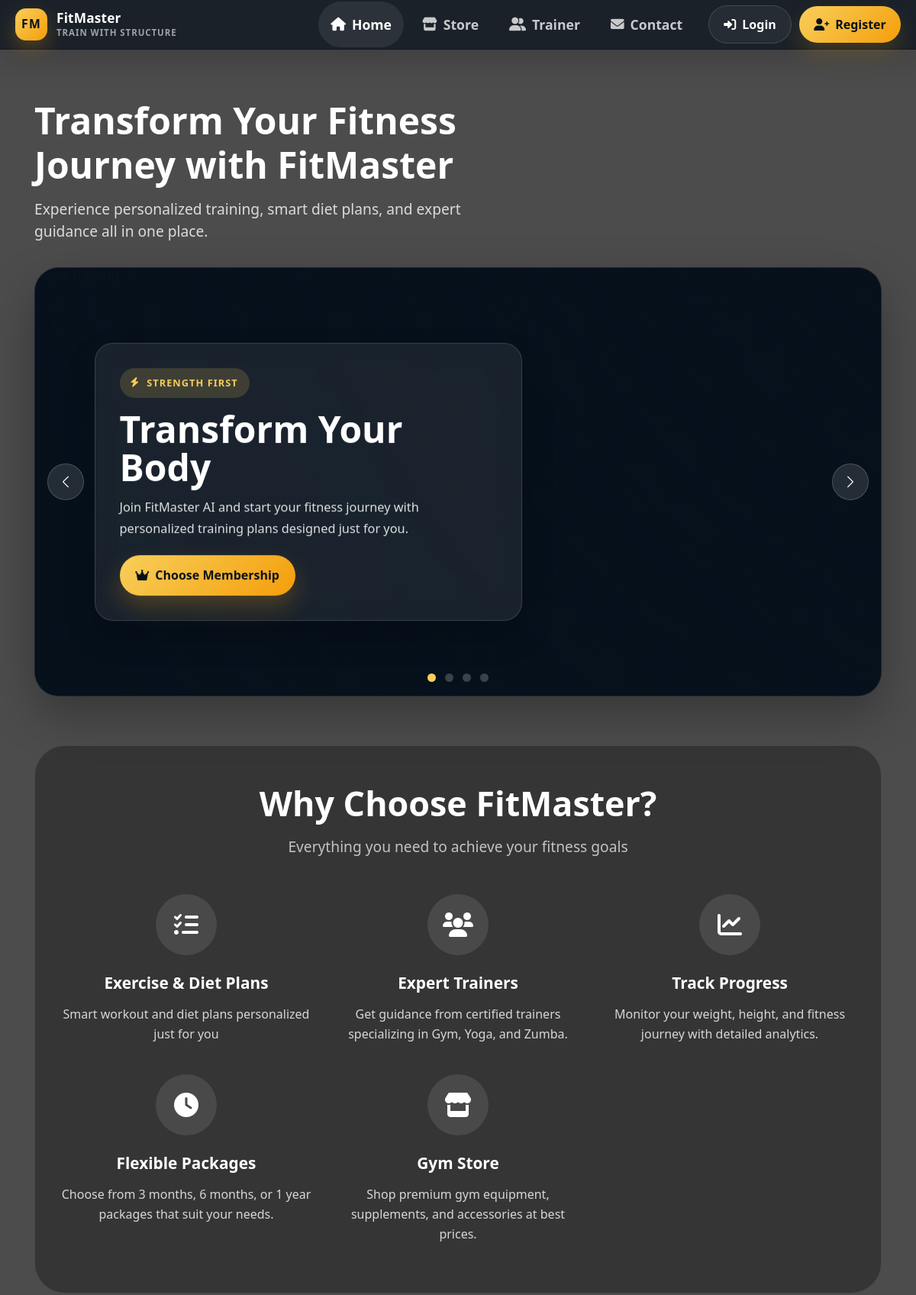
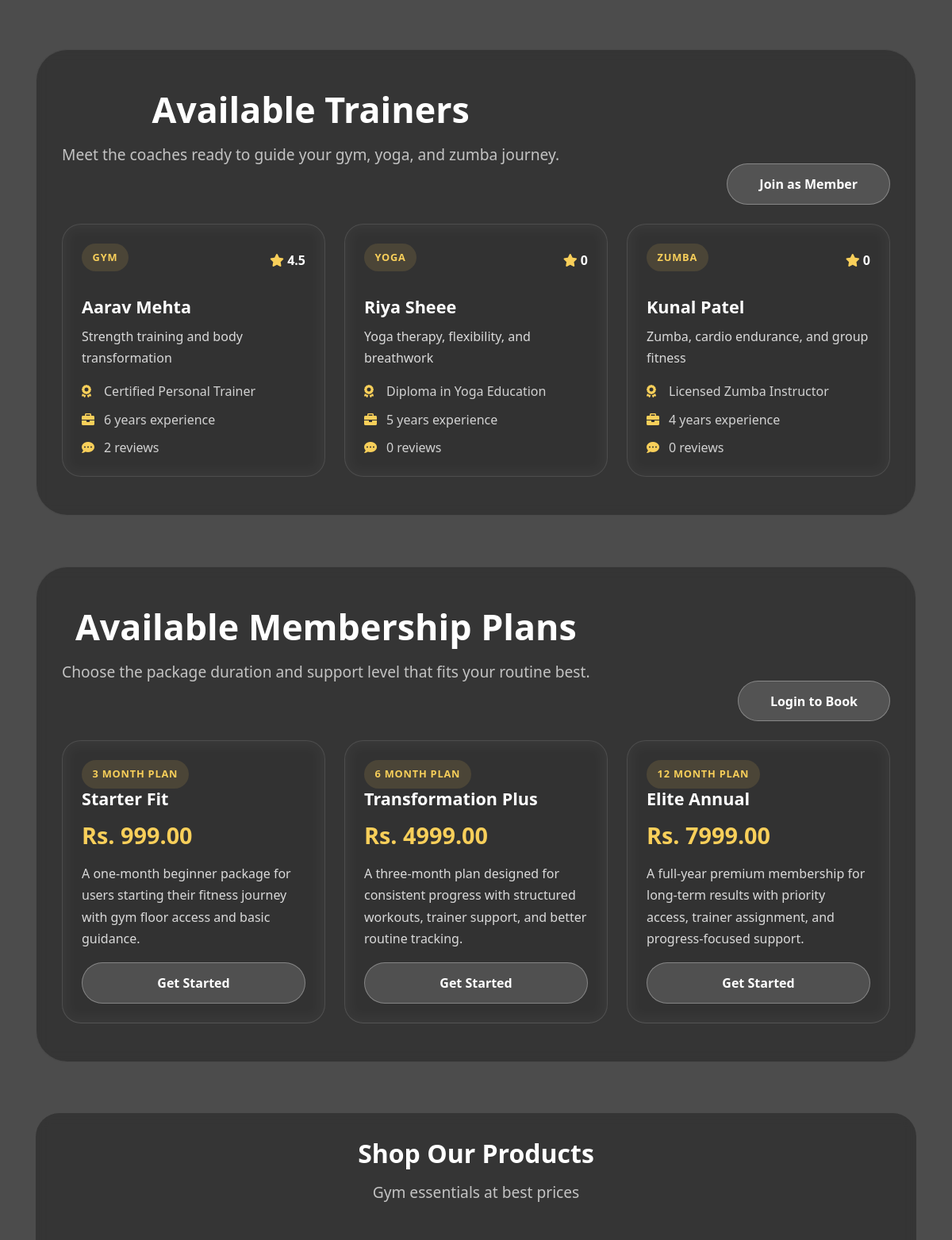
The page / (upper part) on the database its author committed (2 pictures, top to bottom).
### Fit/models.py (models this page shows)
class Trainer(models.Model):
    CATEGORY_CHOICES = ( ('gym','Gym'), ('yoga','Yoga'), ('zumba','Zumba'))
    users=models.ForeignKey(User,on_delete=models.CASCADE)
    category=models.CharField(choices=CATEGORY_CHOICES)
    experience_year=models.IntegerField()
    specialization=models.CharField(max_length=200)
    qualification=models.CharField(max_length=100)

class Package(models.Model):
    name = models.CharField(max_length=100)
    duration_months = models.IntegerField()
    price = models.DecimalField(max_digits=10, decimal_places=2)
    description = models.TextField()

### Fit/views.py (the view, shortened to what this page needs)
# urls.py: path('', index, name='index'),
@never_cache
@ensure_csrf_cookie
def index(request):
    trainers = list(Trainer.objects.select_related('users').all())
    packages = list(Package.objects.all())
    prod = list(Product.objects.all()[:10])
    product_slides = [prod[index:index + 4] for index in range(0, len(prod), 4)]
    testimonials = list(
        Feedback.objects.select_related('customer', 'trainer', 'trainer__users').order_by('-created_at')[:6]
    )
    trainer_cards = []
    for trainer in trainers:
        feedbacks = Feedback.objects.filter(trainer=trainer)
        rating = 0
        feedback_count = feedbacks.count()
        if feedback_count:
            rating = round(sum(item.rating for item in feedbacks) / feedback_count, 1)
        trainer_cards.append({
            'id': trainer.id,
            'name': f"{trainer.users.firstname or ''} {trainer.users.lastname or ''}".strip() or trainer.users.email,
            'specialty': trainer.get_category_display(),
            'experience': trainer.experience_year,
            'qualification': trainer.qualification,
            'specialization': trainer.specialization,
            'rating': rating,
            'feedback_count': feedback_count,
        })
    context = {
        'trainer': trainers,
        'Pack': packages,
        'featured_trainers': trainer_cards[:6],
        'available_packages': packages,
        'prod': prod,
        'product_slides': product_slides,
        'testimonials': testimonials,
    }
    response = render(request, 'index.html', context)
    response['Cache-Control'] = 'no-store, no-cache, must-revalidate, max-age=0'
    response['Pragma'] = 'no-cache'
    response['Expires'] = '0'
    return response

### Fit/templates/index.html (shortened to what this page needs)
{% extends "nav.html" %}
{% load static %}
{% block extra_css %}
<link rel="stylesheet" href="{% static 'css/templates/index.css' %}">
{% endblock %}
{% block content %}
{% if login %}
<div class="container">
  <section class="member-home">
    <div class="member-hero" data-aos="fade-up">
      <div>
        <div class="member-badge"><i class="fas fa-bolt"></i> Member Home</div>
        <h1>Welcome back, {{ home_user.firstname|default:home_user.email }}.</h1>
        {% if active_membership %}
        <p>Your {{ active_membership.package.name }} membership is active until {{ active_membership.end_date|date:"d M Y" }}. Jump back into your plan, review your trainer support, or continue shopping essentials.</p>
        {% else %}
        <p>You are logged in and ready to go. Pick a membership, connect with a trainer, and start building a structured routine from your home dashboard.</p>
        {% endif %}
        <div class="member-hero-actions">
          <a href="{% url 'myplan' %}" class="member-cta member-cta-primary"><i class="fas fa-chart-line"></i>Open My Plan</a>
          <a href="{% url 'usermember' %}" class="member-cta member-cta-secondary"><i class="fas fa-crown"></i>{% if active_membership %}Manage Membership{% else %}Choose Membership{% endif %}</a>
          <a href="{% url 'store' %}" class="member-cta member-cta-secondary"><i class="fas fa-store"></i>Visit Store</a>
        </div>
      </div>
      <div class="member-hero-side">
        <div class="member-side-card">
          <div class="side-label">Current Membership</div>
          <div class="side-value">
            {% if active_membership %}
            {{ active_membership.package.name }}
            {% else %}
            Not active yet
            {% endif %}
          </div>
        </div>
        <div class="member-side-card">
          <div class="side-label">Assigned Trainer</div>
          <div class="side-value">
            {% if active_membership and active_membership.trainer %}
            {{ active_membership.trainer.users.firstname }} {{ active_membership.trainer.users.lastname }}
            {% else %}
            Choose a plan to unlock trainer support
            {% endif %}
          </div>
        </div>
      </div>
    </div>
    <div class="row g-4">
      <div class="col-md-4">
        <div class="member-metric">
          <span>Cart Items</span>
          <strong>{{ pending_cart_count }}</strong>
        </div>
      </div>
      <div class="col-md-4">
        <div class="member-metric">
          <span>Orders Placed</span>
          <strong>{{ order_count }}</strong>
        </div>
      </div>
      <div class="col-md-4">
        <div class="member-metric">
          <span>Cart Total</span>
          <strong>Rs. {{ cart_total }}</strong>
        </div>
      </div>
    </div>
    <div class="row g-4">
      <div class="col-lg-7">
        <div class="member-panel">
          <div class="member-panel-head">
            <h2>Membership Snapshot</h2>
            <a href="{% url 'userprofile' %}" class="member-link">View Profile</a>
          </div>
          <div class="snapshot-grid">
            <div class="snapshot-item">
              <span>Status</span>
              <strong>{% if active_membership %}Active{% else %}Pending Setup{% endif %}</strong>
            </div>
            <div class="snapshot-item">
              <span>Trainer</span>
              <strong>{% if active_membership and active_membership.trainer %}{{ active_membership.trainer.get_category_display }} with {{ active_membership.trainer.users.firstname }}{% else %}No trainer assigned{% endif %}</strong>
            </div>
            <div class="snapshot-item">
              <span>Plan Ends</span>
              <strong>{% if active_membership %}{{ active_membership.end_date|date:"d M Y" }}{% else %}Choose a package{% endif %}</strong>
            </div>
            <div class="snapshot-item">
              <span>Latest BMI</span>
              <strong>{% if latest_progress %}{{ latest_progress.bmi }} on {{ latest_progress.record_date|date:"d M Y" }}{% else %}No progress recorded yet{% endif %}</strong>
            </div>
          </div>
        </div>
      </div>
      <div class="col-lg-5">
        <div class="member-panel">
          <div class="member-panel-head">
            <h2>Quick Actions</h2>
          </div>
          <div class="action-grid-home">
            <a href="{% url 'trainer_detail' %}" class="home-action-card">
              <i class="fas fa-user-group"></i>
              <strong>Trainer Details</strong>
              <span>See your assigned trainer and coaching support.</span>
            </a>
            <a href="{% url 'bmi_calculator' %}" class="home-action-card">
              <i class="fas fa-calculator"></i>
              <strong>Track BMI</strong>
              <span>Update your fitness numbers and monitor changes.</span>
            </a>
            <a href="{% url 'user_orders' %}" class="home-action-card">
              <i class="fas fa-bag-shopping"></i>
              <strong>My Orders</strong>
              <span>Check your recent product orders and totals.</span>
            </a>
            <a href="{% url 'cart_view' %}" class="home-action-card">
              <i class="fas fa-cart-shopping"></i>
              <strong>Open Cart</strong>
              <span>Continue from the {{ pending_cart_count }} item{{ pending_cart_count|pluralize }} in your cart.</span>
            </a>
          </div>
        </div>
      </div>
    </div>
    <div class="row g-4">
      <div class="col-lg-6">
        <div class="member-panel">
          <div class="member-panel-head">
            <h2>Recommended Products</h2>
            <a href="{% url 'store' %}" class="member-link">Browse Store</a>
          </div>
          <div class="snapshot-grid">
            {% for item in recent_products %}
            <div class="snapshot-item">
              <span>{{ item.category.name|default:"Fitness" }}</span>
              <strong>{{ item.name }}</strong>
              <div style="color:#f8cf5a; font-weight:700; margin-top:.4rem;">Rs. {{ item.price }}</div>
              <a href="{% url 'product_detail' item.id %}" class="member-link" style="display:inline-block; margin-top:.55rem;">View Product</a>
            </div>
            {% endfor %}
          </div>
        </div>
      </div>
      <div class="col-lg-6">
        <div class="member-panel">
          <div class="member-panel-head">
            <h2>Latest Notices</h2>
            <a href="{% url 'myplan' %}" class="member-link">Open Plan</a>
          </div>
          <div class="notice-stack">
            {% for notice in home_notices %}
            <div class="notice-card">
              <strong>{{ notice.title }}</strong>
              <p>{{ notice.message|truncatechars:140 }}</p>
              <span>{{ notice.created_at|date:"d M Y, h:i A" }}</span>
            </div>
            {% empty %}
            <div class="notice-card">
              <strong>No new notices</strong>
              <p>Your dashboard is clear right now. New updates from trainers or admins will appear here.</p>
              <span>Stay consistent</span>
            </div>
            {% endfor %}
          </div>
        </div>
      </div>
    </div>
  </section>
</div>
{% else %}
<div class="container">
  <section class="hero-section" id="home">
    <div class="row align-items-center">
      <div class="col-lg-7" data-aos="fade-right">
        <h1 class="hero-title">Transform Your Fitness Journey with FitMaster</h1>
        <p class="hero-subtitle">Experience personalized training, smart diet plans, and expert guidance all in one place.</p>
      </div>
    </div>
  </section>
  <div id="heroCarousel" class="carousel slide hero-slider" data-bs-ride="carousel" data-bs-interval="5000" data-aos="fade-down">
    <div class="carousel-indicators">
      <button type="button" data-bs-target="#heroCarousel" data-bs-slide-to="0" class="active" aria-current="true" aria-label="Slide 1"></button>
      <button type="button" data-bs-target="#heroCarousel" data-bs-slide-to="1" aria-label="Slide 2"></button>
      <button type="button" data-bs-target="#heroCarousel" data-bs-slide-to="2" aria-label="Slide 3"></button>
      <button type="button" data-bs-target="#heroCarousel" data-bs-slide-to="3" aria-label="Slide 4"></button>
    </div>
    <div class="carousel-inner">
      <div class="carousel-item active">
        <img src="https://images.unsplash.com/photo-1534438327276-14e5300c3a48?ixlib=rb-1.2.1&auto=format&fit=crop&w=1950&q=80" class="d-block w-100" alt="Gym Training">
        <div class="carousel-caption">
          <div class="slide-badge"><i class="fas fa-bolt"></i> Strength First</div>
          <h3>Transform Your Body</h3>
          <p>Join FitMaster AI and start your fitness journey with personalized training plans designed just for you.</p>
          <a href="{% url 'usermember' %}" class="slide-cta"><i class="fas fa-crown"></i>Choose Membership</a>
        </div>
      </div>
    </div>
    <button class="carousel-control-prev" type="button" data-bs-target="#heroCarousel" data-bs-slide="prev">
      <span class="carousel-control-prev-icon" aria-hidden="true"></span>
    </button>
    <button class="carousel-control-next" type="button" data-bs-target="#heroCarousel" data-bs-slide="next">
      <span class="carousel-control-next-icon" aria-hidden="true"></span>
    </button>
  </div>
  <section class="glass-section" data-aos="fade-up">
    <h2 class="section-title">Why Choose FitMaster?</h2>
    <p class="section-subtitle">Everything you need to achieve your fitness goals</p>
    <div class="row g-4">
      <div class="col-md-4" data-aos="fade-up" data-aos-delay="100">
        <div class="why-card">
          <div class="why-icon"><i class="fas fa-solid fa-list-check"></i></div>
          <h3 class="why-title">Exercise & Diet Plans</h3>
          <p class="why-text">Smart workout and diet plans personalized just for you</p>
        </div>
      </div>
      <div class="col-md-4" data-aos="fade-up" data-aos-delay="200">
        <div class="why-card">
          <div class="why-icon"><i class="fas fa-users"></i></div>
          <h3 class="why-title">Expert Trainers</h3>
          <p class="why-text">Get guidance from certified trainers specializing in Gym, Yoga, and Zumba.</p>
        </div>
      </div>
      <div class="col-md-4" data-aos="fade-up" data-aos-delay="300">
        <div class="why-card">
          <div class="why-icon"><i class="fas fa-chart-line"></i></div>
          <h3 class="why-title">Track Progress</h3>
          <p class="why-text">Monitor your weight, height, and fitness journey with detailed analytics.</p>
        </div>
      </div>
      <div class="col-md-4" data-aos="fade-up" data-aos-delay="400">
        <div class="why-card">
          <div class="why-icon"><i class="fas fa-clock"></i></div>
          <h3 class="why-title">Flexible Packages</h3>
          <p class="why-text">Choose from 3 months, 6 months, or 1 year packages that suit your needs.</p>
        </div>
      </div>
      <div class="col-md-4" data-aos="fade-up" data-aos-delay="500">
        <div class="why-card">
          <div class="why-icon"><i class="fas fa-store"></i></div>
          <h3 class="why-title">Gym Store</h3>
          <p class="why-text">Shop premium gym equipment, supplements, and accessories at best prices.</p>
        </div>
      </div>
    </div>
  </section>
  <section class="glass-section showcase-section" data-aos="fade-up">
    <div class="section-heading-row">
      <div>
        <h2 class="section-title">Available Trainers</h2>
        <p class="section-subtitle">Meet the coaches ready to guide your gym, yoga, and zumba journey.</p>
      </div>
      <a href="{% url 'register' %}" class="btn-glass showcase-link">Join as Member</a>
    </div>
    <div class="row g-4">
      {% for item in featured_trainers %}
      <div class="col-md-6 col-xl-4">
        <div class="glass-card trainer-showcase-card h-100">
          <div class="trainer-showcase-top">
            <span class="trainer-specialty">{{ item.specialty }}</span>
            <span class="trainer-rating"><i class="fas fa-star"></i> {{ item.rating|default:"0" }}</span>
          </div>
          <h3>{{ item.name }}</h3>
          <p class="trainer-specialization">{{ item.specialization }}</p>
          <div class="trainer-meta-list">
            <div><i class="fas fa-award"></i> {{ item.qualification }}</div>
            <div><i class="fas fa-briefcase"></i> {{ item.experience }} years experience</div>
            <div><i class="fas fa-comment-dots"></i> {{ item.feedback_count }} review{{ item.feedback_count|pluralize }}</div>
          </div>
        </div>
      </div>
      {% endfor %}
    </div>
  </section>
  <section class="glass-section showcase-section" data-aos="fade-up">
    <div class="section-heading-row">
      <div>
        <h2 class="section-title">Available Membership Plans</h2>
        <p class="section-subtitle">Choose the package duration and support level that fits your routine best.</p>
      </div>
      <a href="{% url 'login' %}" class="btn-glass showcase-link">Login to Book</a>
    </div>
    <div class="row g-4">
      {% for package in available_packages %}
      <div class="col-md-6 col-xl-4">
        <div class="glass-card package-showcase-card h-100">
          <div class="package-pill">{{ package.duration_months }} Month Plan</div>
          <h3>{{ package.name }}</h3>
          <div class="package-price">Rs. {{ package.price }}</div>
          <p>{{ package.description }}</p>
          <a href="{% url 'register' %}" class="btn-glass w-100 text-center">Get Started</a>
        </div>
      </div>
      {% endfor %}
    </div>
  </section>
  <div class="product-slider" data-aos="fade-up">
    <h2 class="section-title" style="font-size: 2rem;">Shop Our Products</h2>
    <p class="section-subtitle">Gym essentials at best prices</p>
  </div>
</div>
{% endif %}
{% endblock content %}

### rows shown on the page
Trainer: specialty "GYM", rating "4.5", name "Aarav Mehta", specialization "Strength training and body transformation", qualification "Certified Personal Trainer", experience "6", feedback_count "2"
Trainer: specialty "YOGA", rating "0", name "Riya Sheee", specialization "Yoga therapy, flexibility, and breathwork", qualification "Diploma in Yoga Education", experience "5", feedback_count "0"
Trainer: specialty "ZUMBA", rating "0", name "Kunal Patel", specialization "Zumba, cardio endurance, and group fitness", qualification "Licensed Zumba Instructor", experience "4", feedback_count "0"
Package: duration_months "3", name "Starter Fit", price "999.00", description "A one-month beginner package for users starting their fitness journey with gym floor access and basic guidance."
Package: duration_months "6", name "Transformation Plus", price "4999.00", description "A three-month plan designed for consistent progress with structured workouts, trainer support, and better routine tracking."
Package: duration_months "12", name "Elite Annual", price "7999.00", description "A full-year premium membership for long-term results with priority access, trainer assignment, and progress-focused support."
